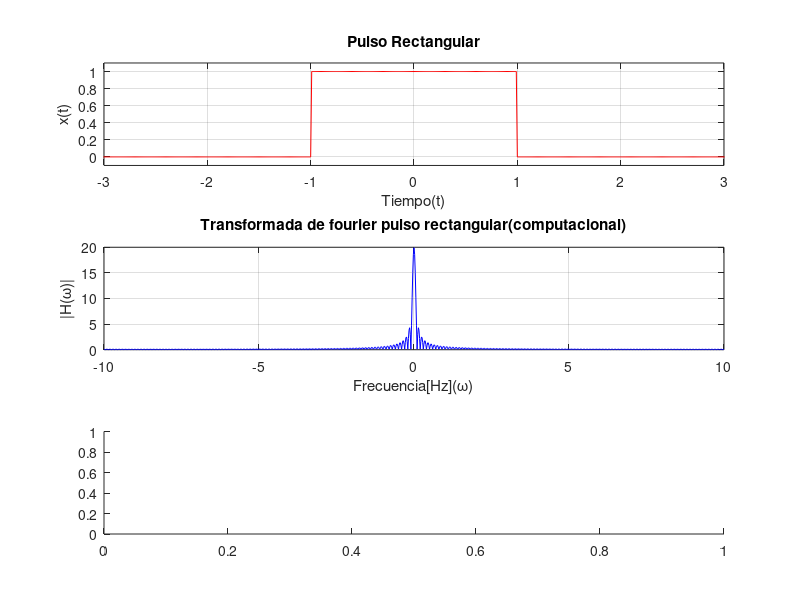

Write the MATLAB code that produced this figure. (Note: this script raises an error after producing the figure.)
clear

%declaracion de variables
%pasa el ancho del pulso como parametro
a=1;
w1 = 0.5;
w2 = 1.5;
wc = 1;
ts=0.1;
t=[-5:0.01:5];
w=[-10:0.02:10];

figure(1)
%Declaracion la señal de pulso y la grafica
p = (t<a)&(t>-a);
subplot(3,1,1); plot(t,p,'-r'); 
xlabel ("Tiempo(t)");
ylabel ("x(t)");
title('Pulso Rectangular'); axis([-a-2 a+2 -0.1 1.1]); grid;
%--------------------------------------

%fft computacional
comp=fftshift(fft(p));
subplot(3,1,2);plot(w ,abs(comp)*ts,'-b');
xlabel ('Frecuencia[Hz](\omega)');
ylabel ('|H(\omega)|');
title('Transformada de fourier pulso rectangular(computacional)');grid;axis([-10 10 ])

%fft teorica
teor=inline('2*a*(sin(w*a)+(w==0))./(w*a+(w==0))','w');
subplot(3,1,3);plot(w ,teor(w),'-b');
xlabel ('Frecuencia[Hz](\omega)');
ylabel ('X(\omega)'); 
title('Transformada de fourier pulso rectangular(teórica)');grid;axis([-10 10 ])

figure(2)
%Declaracion de los filtros
LPF = (t < wc) & (t > -wc); %Pasa Bajas
HPF = (t > wc) | (t < -wc); %Pasa Altas
BPF = ((t < w2) & (t > w1)) | ((t > -w2) & (t < -w1)); %Pasa Bandas
BFS = (t < -w2) | ((t > -w1) & (t < w1)) | (t > w2); %Suprime Bandas
%--------------------------------------

subplot(4,1,1);plot(t,LPF,'-r'); 
xlabel ('Frecuencia[Hz](\omega)');
ylabel ('|H(\omega)|');
title('Filtro pasa bajas');grid;axis([-5 5 0 1.3]);
subplot(4,1,2);plot(t,HPF,'-r'); 
xlabel ('Frecuencia[Hz](\omega)');
ylabel ('|H(\omega)|');
title('Filtro pasa altas');grid;axis([-5 5 0 1.3]);
subplot(4,1,3);plot(t,BPF,'-r'); 
xlabel ('Frecuencia[Hz](\omega)');
ylabel ('|H(\omega)|');
title('Filtro pasa bandas');grid;axis([-5 5 0 1.3]);
subplot(4,1,4);plot(t,BFS,'-r'); 
xlabel ('Frecuencia[Hz](\omega)');
ylabel ('|H(\omega)|');
title('Filtro suprime bandas');grid;axis([-5 5 0 1.3]);

figure(3)


subplot(3,2,1);plot(t,p,'-r');
xlabel ("Tiempo(t)");
ylabel ("x(t)");
title('Pulso Rectangular'); axis([-a-2 a+2 -0.1 1.1]); grid;

subplot(3,2,2);plot(w ,abs(comp)*ts,'-b'); 
xlabel ("Frecuencia[Hz]");
ylabel ('|H(\omega)|');
title('Transformada de fourier pulso rectangular(computacional)');grid;axis([-10 10 ])

fw=fftshift(fft(p)*ts).*LPF;
subplot(3,2,3);plot(w,abs(fw),'-b');
xlabel ('Frecuencia[Hz](\omega)');
ylabel ('|Y(\omega)|');
title('Filtro LPF en la frecuencia'); axis([-10 10 ]); grid;

subplot(3,2,5);plot(t,abs(ifft(ifftshift(fw)))/ts); 
xlabel ("Tiempo(t)");
ylabel ("x(t)");
title('Filtro LPF en el tiempo'); axis([-a-2 a+2 -0.1 1.1]); grid;

fw=fftshift(fft(p)*ts).*HPF;
subplot(3,2,4);plot(w,abs(fw),'-b');
xlabel ('Frecuencia[Hz](\omega)');
ylabel ('|Y(\omega)|'); 
title('Filtro HPF en la frecuencia'); axis([-10 10 ]); grid;

subplot(3,2,6);plot(t,abs(ifft(ifftshift(fw)))/ts);
xlabel ("Tiempo(t)");
ylabel ("x(t)");
title('Filtro HPF en el tiempo'); axis([-a-2 a+2 -0.1 1.1]); grid;


figure(4)
subplot(3,2,1);plot(t,p,'-r');
xlabel ("Tiempo(t)");
ylabel ("x(t)");
title('Pulso Rectangular'); axis([-a-2 a+2 -0.1 1.1]); grid;

subplot(3,2,2);plot(w ,abs(comp)*ts,'-b'); 
xlabel ('Frecuencia[Hz](\omega)');
ylabel ('|Y(\omega)|');
title('Transformada de fourier pulso rectangular(computacional)');grid;axis([-10 10 ])

fw=fftshift(fft(p)*ts).*BPF;
subplot(3,2,3);plot(w,abs(fw),'-b');
xlabel ('Frecuencia[Hz](\omega)');
ylabel ('|Y(\omega)|');
title('Filtro BPF en la frecuencia'); axis([-10 10 ]); grid;

subplot(3,2,5);plot(t,abs(ifft(ifftshift(fw)))/ts); 
xlabel ("Tiempo");
ylabel ("x(t)"); 
title('Filtro BPF en el tiempo'); axis([-a-2 a+2 -0.1 1.1]); grid;

fw=fftshift(fft(p)*ts).*BFS;
subplot(3,2,4);plot(w,abs(fw),'-b'); 
xlabel ('Frecuencia[Hz](\omega)');
ylabel ('|Y(\omega)|');
title('Filtro BFS en la frecuencia'); axis([-10 10 ]); grid;

subplot(3,2,6);plot(t,abs(ifft(ifftshift(fw)))/ts);
xlabel ("Tiempo");
ylabel ("x(t)"); 
title('Filtro BFS en el tiempo'); axis([-a-2 a+2 -0.1 1.1]); grid;


